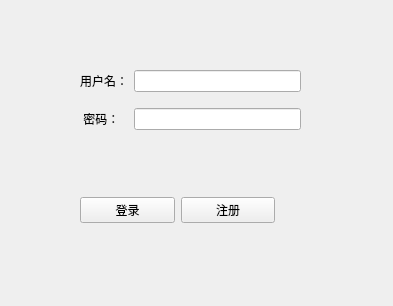
<?xml version="1.0" encoding="UTF-8"?>
<ui version="4.0">
 <class>Login</class>
 <widget class="QWidget" name="Login">
  <property name="geometry">
   <rect>
    <x>0</x>
    <y>0</y>
    <width>393</width>
    <height>306</height>
   </rect>
  </property>
  <property name="windowTitle">
   <string>Form</string>
  </property>
  <widget class="QWidget" name="horizontalLayoutWidget">
   <property name="geometry">
    <rect>
     <x>80</x>
     <y>170</y>
     <width>195</width>
     <height>80</height>
    </rect>
   </property>
   <layout class="QHBoxLayout" name="horizontalLayout">
    <item>
     <widget class="QPushButton" name="pushButton">
      <property name="text">
       <string>登录</string>
      </property>
     </widget>
    </item>
    <item>
     <widget class="QPushButton" name="pushButton_2">
      <property name="text">
       <string>注册</string>
      </property>
     </widget>
    </item>
   </layout>
  </widget>
  <widget class="QWidget" name="widget" native="true">
   <property name="geometry">
    <rect>
     <x>0</x>
     <y>0</y>
     <width>401</width>
     <height>311</height>
    </rect>
   </property>
   <property name="styleSheet">
    <string notr="true">border-image: url(:/20150821203407_tuAn5.jpeg);</string>
   </property>
  </widget>
  <widget class="QWidget" name="gridLayoutWidget">
   <property name="geometry">
    <rect>
     <x>80</x>
     <y>60</y>
     <width>221</width>
     <height>80</height>
    </rect>
   </property>
   <layout class="QGridLayout" name="gridLayout">
    <item row="0" column="0">
     <widget class="QLabel" name="label">
      <property name="text">
       <string>用户名：</string>
      </property>
     </widget>
    </item>
    <item row="0" column="1">
     <widget class="QLineEdit" name="lineEdit"/>
    </item>
    <item row="1" column="1">
     <widget class="QLineEdit" name="lineEdit_2">
      <property name="echoMode">
       <enum>QLineEdit::Password</enum>
      </property>
     </widget>
    </item>
    <item row="1" column="0">
     <widget class="QLabel" name="label_2">
      <property name="text">
       <string> 密码： </string>
      </property>
     </widget>
    </item>
   </layout>
  </widget>
  <zorder>widget</zorder>
  <zorder>horizontalLayoutWidget</zorder>
  <zorder>gridLayoutWidget</zorder>
 </widget>
 <resources/>
 <connections/>
</ui>
